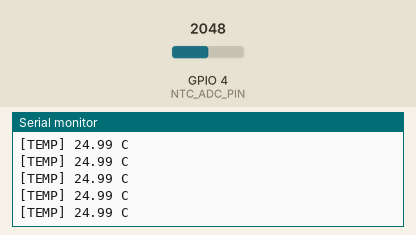
This sketch was run on a simulated ESP32-C3. On the bench: the last lines printed to the serial monitor. The inputs (shaded band) are chosen by the test bench; at power-on: GPIO 4 (NTC_ADC_PIN) = 2048 (analog values on the 0–4095 scale).

Above: at 1.9 s.
2.0 s: GPIO 4 (NTC_ADC_PIN) set to 58
At 2.27 s:
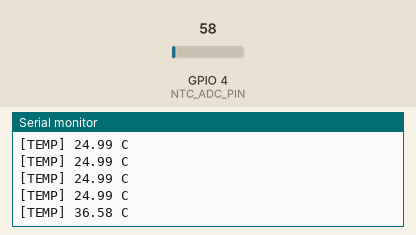
3.5 s: GPIO 4 (NTC_ADC_PIN) set to 49
At 5.07 s:
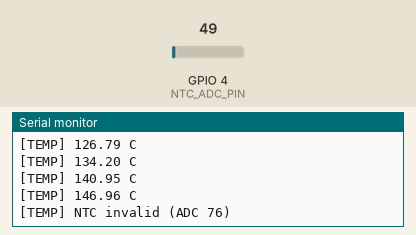
Timing chart, 0 to 6.6 s (numbered marks = the images above; inputs shaded):
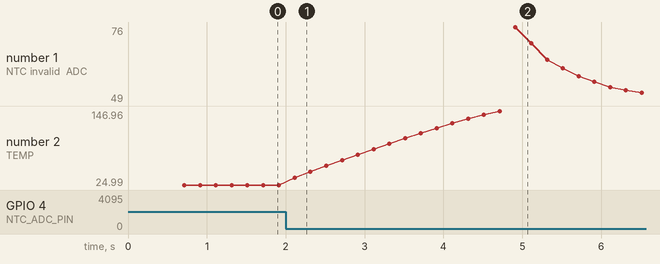

Measured:
- the behaviour switches between 54 and 53 on GPIO 4 (NTC_ADC_PIN) (found by bisection; images 1 and 2)
- after the input at 2.0 s, the serial monitor: prints a new line after 0.11 s (image 1)
- after the input at 3.5 s, the serial monitor: prints a new line at once (image 2)
- plotted number 2: 24.99 → 92.84 after the input at 2.0 s, 92.84 → 146.96 after the input at 3.5 s

The sketch:

MotorTemp_C3.ino
```cpp
/******************************************************************************
 * GamePad Pro V8
 * MotorTemp_C3.ino — ESP32-C3 + 10K NTC motor temperature → receiver (ESP-NOW)
 ******************************************************************************/

#include "Config.h"
#include "Version.h"

#include "TempSensor.h"
#include "ESPNowManager.h"

void setup()
{
#if ENABLE_SERIAL_DEBUG
    Serial.begin(SERIAL_BAUDRATE);
    delay(500);
    Serial.println();
    Serial.println("==========================================");
    Serial.println("   GamePad Pro V8 - Motor Temp (C3)");
    Serial.println("==========================================");
    Serial.printf("Version : %s\n", FW_STRING);
    Serial.println("Sensor  : 10K NTC (2-wire)");
#endif

    if (!TempSensor::begin())
    {
#if ENABLE_SERIAL_DEBUG
        Serial.println("[ERROR] NTC init failed");
#endif
        while (true)
        {
            delay(1000);
        }
    }

    if (!ESPNow::begin())
    {
#if ENABLE_SERIAL_DEBUG
        Serial.println("[ERROR] ESP-NOW init failed");
#endif
        while (true)
        {
            delay(1000);
        }
    }

#if ENABLE_SERIAL_DEBUG
    Serial.println("Motor temp module ready");
#endif
}

void loop()
{
    TempSensor::update();
    ESPNow::update();
}
```

ESPNowManager.cpp
```cpp
/******************************************************************************
 * GamePad Pro V8
 * ESPNowManager.cpp — MotorTemp ESP32-C3 → receiver
 ******************************************************************************/

#include "ESPNowManager.h"

#include <WiFi.h>
#include <esp_now.h>
#include <esp_wifi.h>

#include "Config.h"
#include "Secrets.h"
#include "Protocol.h"
#include "GameNetwork.h"
#include "TempSensor.h"

namespace
{
    PeerInfo receiver;
    uint16_t txSequence = 0;
    uint32_t lastTxMs = 0;
    uint32_t sendOk = 0;
    uint32_t sendFail = 0;

    bool addPeer(const uint8_t* mac)
    {
        esp_now_peer_info_t peer = {};
        memcpy(peer.peer_addr, mac, 6);
        peer.channel = ESPNOW_CHANNEL;
        peer.encrypt = false;
        peer.ifidx = WIFI_IF_STA;
        return esp_now_add_peer(&peer) == ESP_OK;
    }

    void onSent(const wifi_tx_info_t*, esp_now_send_status_t status)
    {
        if (status == ESP_NOW_SEND_SUCCESS)
        {
            sendOk++;
        }
        else
        {
            sendFail++;
        }
    }
}

bool ESPNow::begin()
{
    WiFi.mode(WIFI_STA);

// Keep Wi-Fi radio enabled for ESP-NOW
WiFi.disconnect(false, true);

WiFi.setSleep(false);
delay(200);

    if (esp_wifi_set_channel(ESPNOW_CHANNEL, WIFI_SECOND_CHAN_NONE) != ESP_OK)
    {
        return false;
    }

    if (esp_now_init() != ESP_OK)
    {
        return false;
    }

    esp_now_register_send_cb(onSent);

    if (!addPeer(RECEIVER_MAC))
    {
        return false;
    }

    resetPeer(receiver);
    receiver.device = DeviceID::RECEIVER;

#if ENABLE_SERIAL_DEBUG
    Serial.printf(
        "[ESP-NOW] STA MAC %s → receiver\n",
        WiFi.macAddress().c_str());
#endif

    return true;
}

void ESPNow::update()
{
    const uint32_t now = millis();
    if ((now - lastTxMs) < TEMP_TX_INTERVAL_MS)
    {
        return;
    }
    lastTxMs = now;

    LegacyPacket packet;
    initLegacyPacket(
        packet,
        PacketType::MOTOR_TEMP,
        DeviceID::MOTOR_TEMP,
        txSequence++);

    packet.motorTemp = TempSensor::getPayload();

    const esp_err_t result = esp_now_send(
        RECEIVER_MAC,
        reinterpret_cast<const uint8_t*>(&packet),
        sizeof(packet));

#if DEBUG_ESPNOW
    if (result != ESP_OK)
    {
        Serial.printf("[ESP-NOW] send failed %d\n", result);
    }
#else
    (void)result;
#endif
}
```

ESPNowManager.h
```cpp
/******************************************************************************
 * GamePad Pro V8
 * ESPNowManager.h — MotorTemp C3
 ******************************************************************************/

#pragma once

namespace ESPNow
{
    bool begin();
    void update();
}
```

GameNetwork.h
```cpp
/******************************************************************************
 * GamePad Pro V8 — Shared network peer helpers
 ******************************************************************************/

#pragma once

#include <Arduino.h>
#include "Protocol.h"

struct PeerInfo
{
    DeviceID device = DeviceID::RECEIVER;
    bool connected = false;
    uint16_t lastSequence = 0xFFFF;
    uint32_t lastPacketTime = 0;
    int8_t rssi = 0;
};

struct ReceiverNetworkState
{
    PeerInfo wheel{DeviceID::WHEEL};
    PeerInfo pedals{DeviceID::PEDALS};
    PeerInfo motorTemp{DeviceID::MOTOR_TEMP};
};

inline bool isConnected(const PeerInfo& peer, uint32_t timeout)
{
    return peer.connected &&
           (millis() - peer.lastPacketTime) < timeout;
}

inline void resetPeer(PeerInfo& peer)
{
    peer.connected = false;
    peer.lastSequence = 0xFFFF;
    peer.lastPacketTime = 0;
    peer.rssi = 0;
}
```

Protocol.h
```cpp
/******************************************************************************
 * GamePad Pro V8 — Shared ESP-NOW Protocol
 *
 * Canonical source: shared/Protocol.h
 * Sync into each firmware sketch with: shared/scripts/sync-shared.ps1
 *
 * Wire formats (do not change without bumping PROTOCOL_VERSION):
 *   LegacyPacket  = 19 bytes  → wheel TX/RX, pedals TX, wheel dashboard TX
 *   Packet        = 77 bytes  → LCD display telemetry TX/RX
 ******************************************************************************/

#pragma once

#include <Arduino.h>
#include <stdint.h>
#include <string.h>

//=============================================================================
// Protocol identity
//=============================================================================

constexpr uint8_t PROTOCOL_MAGIC   = 0x47;  // 'G'
constexpr uint8_t PROTOCOL_VERSION = 1;

//=============================================================================
// Packet types
//=============================================================================

enum class PacketType : uint8_t
{
    NONE = 0,
    WHEEL,
    PEDALS,
    DASHBOARD,          // Small telemetry → steering wheel (LegacyPacket)
    LCD_DASHBOARD,      // Reserved for future unicast LCD frames
    HEARTBEAT,
    MOTOR_TEMP          // ESP32-C3 10K NTC motor temperature → receiver
};

//=============================================================================
// Device IDs
//=============================================================================

enum class DeviceID : uint8_t
{
    RECEIVER   = 0,
    WHEEL      = 1,
    PEDALS     = 2,
    LCD        = 3,  // Not named DISPLAY — clashes with ESP32 Arduino.h macro
    MOTOR_TEMP = 4   // Standalone ESP32-C3 + 10K NTC
};

//=============================================================================
// Device status
//=============================================================================

enum class DeviceStatus : uint8_t
{
    OK = 0,
    WAITING,
    TIMEOUT,
    ERROR
};

//=============================================================================
// Packet header (10 bytes)
//=============================================================================

struct __attribute__((packed)) PacketHeader
{
    uint8_t magic;
    uint8_t version;
    PacketType type;
    DeviceID source;
    uint16_t sequence;
    uint32_t timestamp;
};

//=============================================================================
// Payloads
//=============================================================================

struct __attribute__((packed)) WheelPayload
{
    uint32_t buttonState;
    uint16_t clutchLeft;
    uint16_t clutchRight;
    uint8_t battery;
};

struct __attribute__((packed)) PedalPayload
{
    uint16_t throttle;
    uint16_t brake;
};

// Motor temperature from standalone ESP32-C3 + 10K NTC (fits LegacyPacket union).
struct __attribute__((packed)) MotorTempPayload
{
    int16_t tempCx100; // e.g. 7525 = 75.25 °C
    uint8_t valid;     // 1 = NTC reading OK
};

// Status flags packed into WheelDashboardPayload::statusBits
//
// Layout (avoids clashing with DRS values 2 and 3):
//   bits 7-4 : raw SimHub DRS value (0=off, 2=available, 3=in use)
//   bits 3-2 : motor temp level from ESP32-C3 10K NTC (0=stale/off, 1=ok, 2=warm, 3=hot)
//   bit  1   : low fuel
//   bit  0   : low ERS energy
namespace WheelStatusBits
{
    constexpr uint8_t LOW_ERS  = 1u << 0;
    constexpr uint8_t LOW_FUEL = 1u << 1;

    constexpr uint8_t MOTOR_TEMP_SHIFT = 2;
    constexpr uint8_t MOTOR_TEMP_MASK  = 0x0Cu; // bits 3-2

    constexpr uint8_t MOTOR_TEMP_OFF  = 0; // no recent reading
    constexpr uint8_t MOTOR_TEMP_OK   = 1; // cool / normal
    constexpr uint8_t MOTOR_TEMP_WARM = 2;
    constexpr uint8_t MOTOR_TEMP_HOT  = 3; // critical — flash on LED 10

    constexpr uint8_t DRS_SHIFT     = 4;
    constexpr uint8_t DRS_MASK      = 0x0Fu;
    constexpr uint8_t DRS_AVAILABLE = 2u;
    constexpr uint8_t DRS_ACTIVE    = 3u;

    inline uint8_t getDrs(uint8_t statusBits)
    {
        return static_cast<uint8_t>((statusBits >> DRS_SHIFT) & DRS_MASK);
    }

    inline uint8_t packDrs(uint8_t drs)
    {
        return static_cast<uint8_t>((drs & DRS_MASK) << DRS_SHIFT);
    }

    inline uint8_t getMotorTempLevel(uint8_t statusBits)
    {
        return static_cast<uint8_t>(
            (statusBits & MOTOR_TEMP_MASK) >> MOTOR_TEMP_SHIFT);
    }

    inline uint8_t packMotorTempLevel(uint8_t level)
    {
        return static_cast<uint8_t>(
            (level & 0x03u) << MOTOR_TEMP_SHIFT);
    }
}

// Compact telemetry for the wheel MAX7219 + LED bar (9 bytes).
// Fits exactly in LegacyPacket's 9-byte payload window.
struct __attribute__((packed)) WheelDashboardPayload
{
    uint16_t speed;
    int8_t gear;
    uint8_t position;
    uint8_t rpmPercent;
    uint8_t shiftLight;
    uint8_t flagStatus;
    uint8_t ersMode;
    uint8_t statusBits;   // WheelStatusBits::*
};

// Full telemetry for the LCD dashboard (67 bytes).
struct __attribute__((packed)) DashboardPayload
{
    uint16_t speed;
    int8_t gear;
    uint8_t position;
    uint8_t rpmPercent;
    uint16_t rpm;
    uint8_t shiftLight;
    uint8_t flagStatus;
    uint8_t ersMode;

    uint8_t ersBattery;
    uint8_t drs;
    uint8_t pitLimiter;

    uint16_t currentLap;
    uint16_t totalLaps;

    uint32_t currentLapMs;
    uint32_t lastLapMs;
    uint32_t bestLapMs;
    int32_t deltaMs;

    uint8_t diff;
    uint8_t brakeBias;
    uint8_t engineBrake;
    uint8_t fuelMix;
    uint8_t engineMap;
    uint8_t fuelPercent;

    uint8_t tyreWear[4];
    uint16_t tyreTemp[4];
    uint16_t tyrePressureX10[4];
    uint16_t brakeTemp[4];
};

struct __attribute__((packed)) HeartbeatPayload
{
    uint16_t battery;
    int8_t rssi;
    DeviceStatus status;
};

//=============================================================================
// Full LCD packet (77 bytes)
//=============================================================================

constexpr size_t MAX_PAYLOAD_SIZE = sizeof(DashboardPayload);

struct __attribute__((packed)) Packet
{
    PacketHeader header;

    union
    {
        WheelPayload wheel;
        PedalPayload pedals;
        WheelDashboardPayload wheelDashboard;
        DashboardPayload dashboard;
        HeartbeatPayload heartbeat;
        MotorTempPayload motorTemp;
        uint8_t raw[MAX_PAYLOAD_SIZE];
    };
};

//=============================================================================
// Legacy wheel/pedal packet (19 bytes)
//=============================================================================

constexpr size_t LEGACY_PAYLOAD_SIZE = sizeof(WheelPayload);

struct __attribute__((packed)) LegacyPacket
{
    PacketHeader header;

    union
    {
        WheelPayload wheel;
        PedalPayload pedals;
        WheelDashboardPayload dashboard;
        HeartbeatPayload heartbeat;
        MotorTempPayload motorTemp;
        uint8_t raw[LEGACY_PAYLOAD_SIZE];
    };
};

//=============================================================================
// Helpers
//=============================================================================

inline void initPacket(Packet& packet,
                       PacketType type,
                       DeviceID source,
                       uint16_t sequence)
{
    memset(&packet, 0, sizeof(Packet));
    packet.header.magic     = PROTOCOL_MAGIC;
    packet.header.version   = PROTOCOL_VERSION;
    packet.header.type      = type;
    packet.header.source    = source;
    packet.header.sequence  = sequence;
    packet.header.timestamp = millis();
}

inline void initLegacyPacket(LegacyPacket& packet,
                             PacketType type,
                             DeviceID source,
                             uint16_t sequence)
{
    memset(&packet, 0, sizeof(LegacyPacket));
    packet.header.magic     = PROTOCOL_MAGIC;
    packet.header.version   = PROTOCOL_VERSION;
    packet.header.type      = type;
    packet.header.source    = source;
    packet.header.sequence  = sequence;
    packet.header.timestamp = millis();
}

inline bool validatePacketHeader(const PacketHeader& header)
{
    return (header.magic == PROTOCOL_MAGIC) &&
           (header.version == PROTOCOL_VERSION);
}

inline bool validatePacket(const Packet& packet)
{
    return validatePacketHeader(packet.header);
}

inline bool validateLegacyPacket(const LegacyPacket& packet)
{
    return validatePacketHeader(packet.header);
}

// Project a full LCD dashboard snapshot into the compact wheel frame.
inline WheelDashboardPayload toWheelDashboard(const DashboardPayload& src)
{
    WheelDashboardPayload dst = {};
    dst.speed      = src.speed;
    dst.gear       = src.gear;
    dst.position   = src.position;
    dst.rpmPercent = src.rpmPercent;
    dst.shiftLight = src.shiftLight;
    dst.flagStatus = src.flagStatus;
    dst.ersMode    = src.ersMode;

    uint8_t bits = 0;

    // SimHub DRS lives in the high nibble (0 / 2 / 3).
    if (src.drs == WheelStatusBits::DRS_AVAILABLE ||
        src.drs == WheelStatusBits::DRS_ACTIVE)
    {
        bits |= WheelStatusBits::packDrs(src.drs);
    }

    // Treat 1..threshold as low (0 often means "no data")
    if (src.fuelPercent >= 1 && src.fuelPercent <= 15)
    {
        bits |= WheelStatusBits::LOW_FUEL;
    }

    if (src.ersBattery >= 1 && src.ersBattery <= 20)
    {
        bits |= WheelStatusBits::LOW_ERS;
    }

    // Motor temp level is ORed in by the receiver from the C3 peer
    // (not from SimHub). Pit limiter is no longer shown on the wheel LEDs.

    dst.statusBits = bits;
    return dst;
}

//=============================================================================
// Compile-time layout checks (protects future edits)
//=============================================================================

static_assert(sizeof(PacketHeader) == 10, "PacketHeader size mismatch");
static_assert(sizeof(WheelPayload) == 9, "WheelPayload size mismatch");
static_assert(sizeof(PedalPayload) == 4, "PedalPayload size mismatch");
static_assert(sizeof(MotorTempPayload) == 3, "MotorTempPayload size mismatch");
static_assert(sizeof(WheelDashboardPayload) == 9, "WheelDashboardPayload size mismatch");
static_assert(sizeof(DashboardPayload) == 67, "DashboardPayload size mismatch");
static_assert(sizeof(LegacyPacket) == 19, "LegacyPacket size mismatch");
static_assert(sizeof(Packet) == sizeof(PacketHeader) + MAX_PAYLOAD_SIZE,
              "Packet size mismatch");
```

Secrets.h
```cpp
#pragma once

//==============================================================
// MotorTemp ESP32-C3 — set RECEIVER_MAC to your S3 hub STA MAC.
// After first boot, copy this board's STA MAC into the receiver's
// MOTOR_TEMP_MAC in firmware/Receiver_S3/Secrets.h
//==============================================================

constexpr uint8_t RECEIVER_MAC[6] =
{
    0x9C, 0x13, 0x9E, 0xF4, 0x35, 0xB4
};
```

TempSensor.h
```cpp
/******************************************************************************
 * GamePad Pro V8
 * TempSensor.h
 ******************************************************************************/

#pragma once

#include "Protocol.h"

namespace TempSensor
{
    bool begin();
    void update();
    MotorTempPayload getPayload();
}
```

Version.h
```cpp
/******************************************************************************
 * GamePad Pro V8 — Shared firmware version
 ******************************************************************************/

#pragma once

#define FW_NAME           "GamePad Pro"

#define FW_MAJOR          8
#define FW_MINOR          3
#define FW_PATCH          1

#define FW_BUILD          1

#define FW_STRING         "V8.3.1"

#define PROTOCOL_STRING   "Protocol V1"
```

Config.h
```cpp
/******************************************************************************
 * GamePad Pro V8
 * Config.h — MotorTemp ESP32-C3 (10K NTC)
 ******************************************************************************/

#pragma once

#include <Arduino.h>

#define ENABLE_SERIAL_DEBUG    1
#define DEBUG_ESPNOW           0

constexpr uint32_t SERIAL_BAUDRATE = 115200;
constexpr uint8_t ESPNOW_CHANNEL = 1;

constexpr uint32_t TEMP_SAMPLE_INTERVAL_MS = 200;
constexpr uint32_t TEMP_TX_INTERVAL_MS     = 500;

//=============================================================================
// 10K NTC thermistor (2-wire) + series divider resistor
//=============================================================================
//
// Wiring:
//   3V3 ---- R_SERIES (10k) ----+---- NTC_ADC_PIN
//                               |
//                              NTC 10k
//                               |
//                              GND
//

constexpr uint16_t ADC_MAX_VALUE     = 4095;
constexpr float    NTC_VCC           = 3.3f;
constexpr float    NTC_R_SERIES      = 10000.0f; // matching divider resistor
constexpr float    NTC_R25           = 10000.0f; // 10K at 25 °C
constexpr float    NTC_BETA          = 3950.0f;  // common B-value; tune if needed
constexpr float    NTC_T0_KELVIN     = 298.15f;  // 25 °C

// EMA on ADC (0..1). Higher = snappier.
constexpr float NTC_ADC_FILTER_ALPHA = 0.25f;
```

Pins.h
```cpp
/******************************************************************************
 * GamePad Pro V8
 * Pins.h — MotorTemp ESP32-C3
 ******************************************************************************/

#pragma once

// 10K NTC (2-wire) on a voltage divider into this ADC pin.
// See Config.h for the 3V3 — 10k — ADC/NTC — GND wiring.
#define NTC_ADC_PIN     4
```

Source omitted: TempSensor.cpp (2860 bytes)
